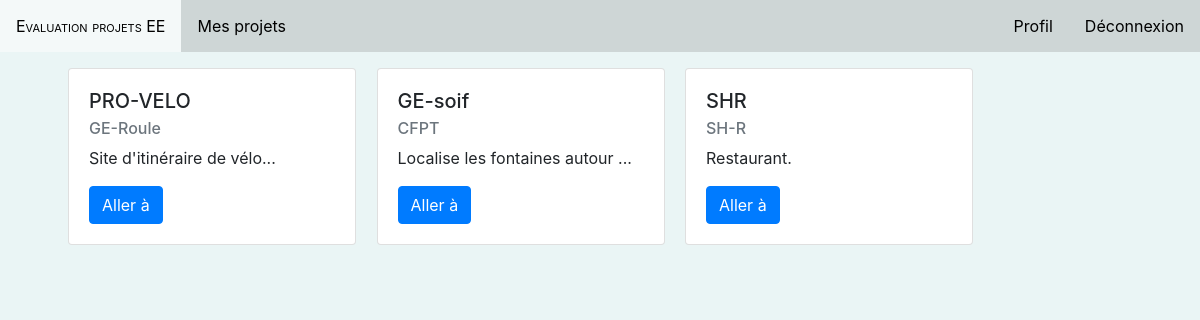
Before: /index.php?page=projets (signed in) with the older database file.
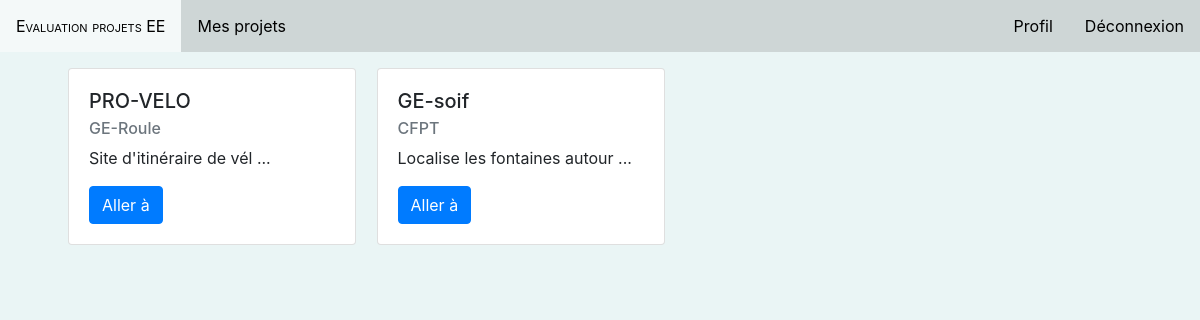
After: the same page with the newer database file.
### tables this page shows
CREATE TABLE `travaille_pour` (
  `idProjet` int(11) NOT NULL,
  `idEleve` int(11) NOT NULL,
  `estEvalue` tinyint(1) NOT NULL DEFAULT '0'
);

CREATE TABLE `projets` (
  `idProjet` int(11) NOT NULL,
  `titre` varchar(50) NOT NULL,
  `description` varchar(500) NOT NULL,
  `client` varchar(50) NOT NULL,
  `dureePrevue` varchar(10) NOT NULL,
  `dateDebut` date NOT NULL,
  `idDomaine` int(11) NOT NULL,
  `idUtilisateur` int(11) NOT NULL
);

### model/getProjetsEleve.php (called while the page is built)
<?php
function GetProjetsEleve()
{
  $db = connectDB();
  $query = $db->prepare("SELECT * FROM projets INNER JOIN travaille_pour ON projets.idProjet = travaille_pour.idProjet INNER JOIN eleves ON travaille_pour.idEleve = eleves.idEleve WHERE eleves.idUtilisateur = ?");
  $query->bindParam(1, $_SESSION["id"]);
  if ($query->execute()) {
    $tab = $query->fetchAll(PDO::FETCH_ASSOC);
    return $tab;
  }
  else {
    header('Location: ');
  }
}
?>

### views/projetsEleve.php (the view, shortened to what this page needs)
<?php
include 'model/getProjetsEleve.php';
?>
<div class="container" style="float:right;">
    <div class="row mt-3">
    <?php
    foreach (GetProjetsEleve() as $projet) {
      if (strlen($projet["description"]) > 32) {
        $projet["description"] = substr($projet["description"], 0, 30) . " ...";
      }
      echo "<div class=\"card card-custom mx-2 mb-3\" style=\"width: 18rem;\">";
      echo "<div class=\"card-body\">";
      echo "<h5 class=\"card-title\">".$projet["titre"]."</h5>";
      echo "<h6 class=\"card-subtitle mb-2 text-muted\">".$projet["client"]."</h6>";
      echo "<p class=\"card-text\">".$projet["description"]."</p>";
      echo "<form method=\"POST\" action=\"model/afficheDetailGestion.php\">";
      echo "<button type=\"submit\" class=\"btn btn-primary\">Aller à</button>";
      echo "</form>";
      echo "</div>";
      echo "</div>&nbsp;";
    } ?>
  </div>
</div>

Changed rows visible on the page:
no longer on this page (row edited): travaille_pour: idProjet.titre "SHR", idProjet.client "SH-R", idProjet.description "Restaurant."
computed for travaille_pour "PRO-VELO": idProjet.description "Site d'itinéraire de vélo..." → "Site d'itinéraire de vél ..."
